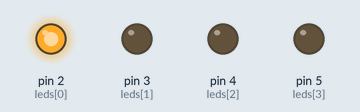
A sketch run on a simulated Arduino Uno, built with avr-gcc and run on an emulated ATmega328P. Parts: output pins drawn as LEDs (lit = HIGH).

Above: at 0.1 s.
At 0.7 s:
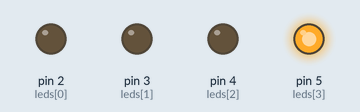
At 1.7 s:
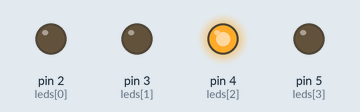
At 2.7 s:
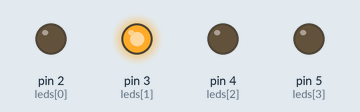
Timing chart, 0 to 3.0 s (numbered marks = the images above):
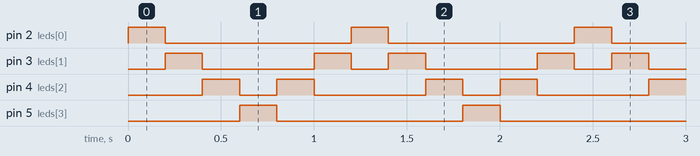

Measured:
- by itself, pin 2 (leds[0]), pin 5 (leds[3]): alternates HIGH for 0.20 s and LOW for 1.0 s
- by itself, pin 3 (leds[1]): repeats every 1.2 s: LOW 0.60 s, HIGH 0.20 s, LOW 0.20 s, HIGH 0.20 s
- by itself, pin 4 (leds[2]): repeats every 1.2 s: LOW 0.20 s, HIGH 0.20 s, LOW 0.60 s, HIGH 0.20 s

The sketch:

Day1_1_KnightRider.ino.ino
```cpp
// Pin assignments
int redLED = 2;
int greenLED = 3;
int blueLED = 4;
int yellowLED = 5;

int leds[] = {2, 3, 4, 5}; // array of LED pins
int numLeds = 4;

void setup() {
  for (int i = 0; i < numLeds; i++) {
    pinMode(leds[i], OUTPUT);
  }
}

void loop() {
  // Forward direction
  for (int i = 0; i < numLeds; i++) {
    digitalWrite(leds[i], HIGH);
    delay(200);
    digitalWrite(leds[i], LOW);
  }

  // Backward direction
  for (int i = numLeds - 2; i > 0; i--) {
    digitalWrite(leds[i], HIGH);
    delay(200);
    digitalWrite(leds[i], LOW);
  }
}
```
